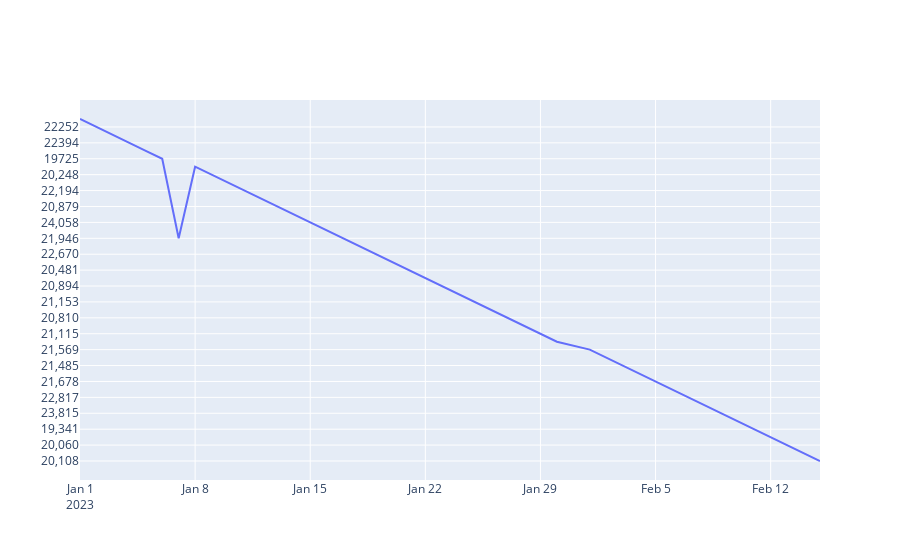

Write notebook code for a chart like this one.
### Code cell
fig = go.Figure()
fig.add_trace(go.Scatter(x=pred['count'], y=pred['Hard Mode Count'],mode='lines',name='results'))
fig.show()
